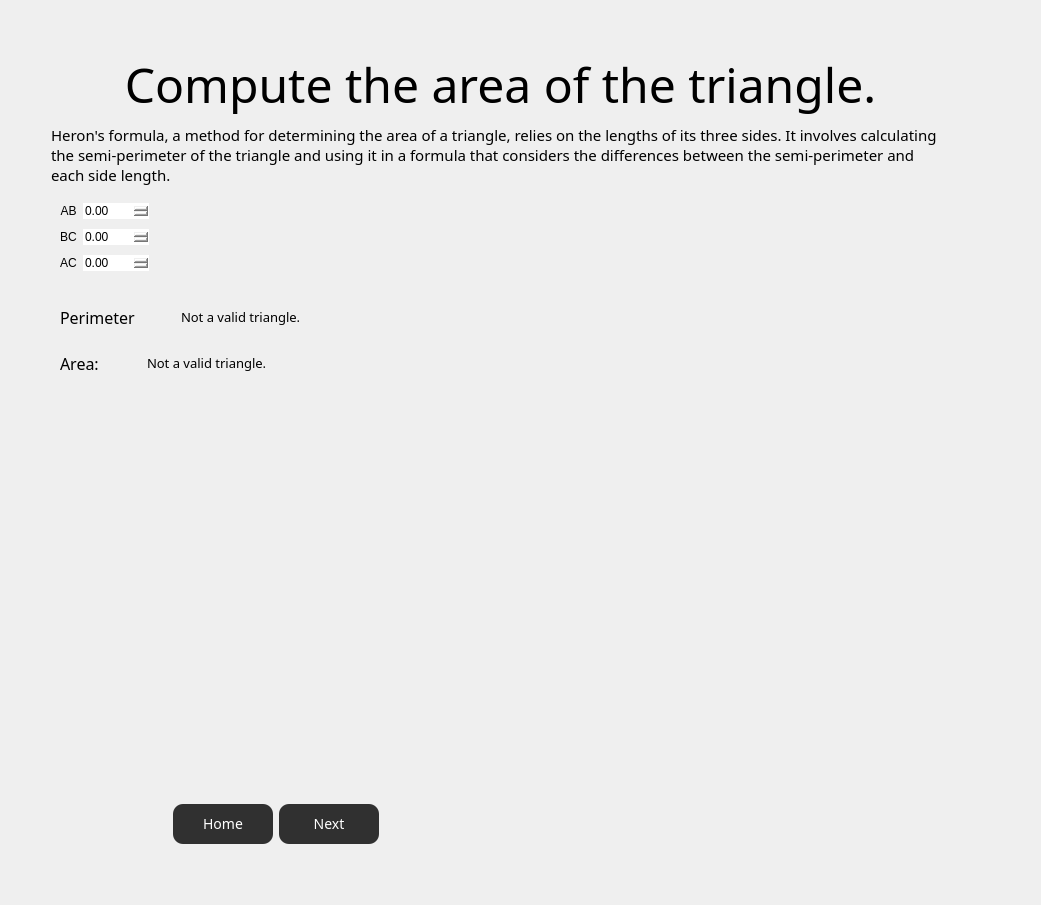
      <widget class="QWidget" name="triangle_page">
       <layout class="QGridLayout" name="gridLayout_6">
        <item row="2" column="0">
         <spacer name="horizontalSpacer_45">
          <property name="orientation">
           <enum>Qt::Horizontal</enum>
          </property>
          <property name="sizeHint" stdset="0">
           <size>
            <width>40</width>
            <height>20</height>
           </size>
          </property>
         </spacer>
        </item>
        <item row="1" column="1">
         <widget class="QLabel" name="label_11">
          <property name="font">
           <font>
            <family>Microsoft YaHei Light</family>
            <pointsize>36</pointsize>
           </font>
          </property>
          <property name="text">
           <string>Compute the area of the triangle.</string>
          </property>
          <property name="alignment">
           <set>Qt::AlignCenter</set>
          </property>
         </widget>
        </item>
        <item row="1" column="2">
         <spacer name="horizontalSpacer_47">
          <property name="orientation">
           <enum>Qt::Horizontal</enum>
          </property>
          <property name="sizeHint" stdset="0">
           <size>
            <width>40</width>
            <height>20</height>
           </size>
          </property>
         </spacer>
        </item>
        <item row="2" column="1">
         <widget class="QLabel" name="label_5">
          <property name="font">
           <font>
            <family>Microsoft YaHei Light</family>
            <pointsize>11</pointsize>
           </font>
          </property>
          <property name="contextMenuPolicy">
           <enum>Qt::NoContextMenu</enum>
          </property>
          <property name="text">
           <string>Heron's formula, a method for determining the area of a triangle, relies on the lengths of its three sides. It involves calculating the semi-perimeter of the triangle and using it in a formula that considers the differences between the semi-perimeter and each side length.</string>
          </property>
          <property name="wordWrap">
           <bool>true</bool>
          </property>
         </widget>
        </item>
        <item row="1" column="0">
         <spacer name="horizontalSpacer_16">
          <property name="orientation">
           <enum>Qt::Horizontal</enum>
          </property>
          <property name="sizeHint" stdset="0">
           <size>
            <width>40</width>
            <height>20</height>
           </size>
          </property>
         </spacer>
        </item>
        <item row="3" column="1">
         <widget class="QGroupBox" name="groupBox_2">
          <property name="styleSheet">
           <string notr="true">border:none;</string>
          </property>
          <property name="title">
           <string/>
          </property>
          <layout class="QGridLayout" name="gridLayout_7">
           <item row="0" column="3">
            <spacer name="horizontalSpacer_51">
             <property name="orientation">
              <enum>Qt::Horizontal</enum>
             </property>
             <property name="sizeHint" stdset="0">
              <size>
               <width>40</width>
               <height>20</height>
              </size>
             </property>
            </spacer>
           </item>
           <item row="1" column="0">
            <widget class="QLabel" name="label_14">
             <property name="text">
              <string>BC</string>
             </property>
             <property name="alignment">
              <set>Qt::AlignCenter</set>
             </property>
            </widget>
           </item>
           <item row="1" column="1">
            <widget class="QDoubleSpinBox" name="BC_input">
             <property name="styleSheet">
              <string notr="true">min-width: 50px;</string>
             </property>
            </widget>
           </item>
           <item row="2" column="7">
            <spacer name="horizontalSpacer_26">
             <property name="orientation">
              <enum>Qt::Horizontal</enum>
             </property>
             <property name="sizeHint" stdset="0">
              <size>
               <width>40</width>
               <height>20</height>
              </size>
             </property>
            </spacer>
           </item>
           <item row="2" column="4">
            <spacer name="horizontalSpacer_30">
             <property name="orientation">
              <enum>Qt::Horizontal</enum>
             </property>
             <property name="sizeHint" stdset="0">
              <size>
               <width>40</width>
               <height>20</height>
              </size>
             </property>
            </spacer>
           </item>
           <item row="0" column="7">
            <spacer name="horizontalSpacer_21">
             <property name="orientation">
              <enum>Qt::Horizontal</enum>
             </property>
             <property name="sizeHint" stdset="0">
              <size>
               <width>40</width>
               <height>20</height>
              </size>
             </property>
            </spacer>
           </item>
           <item row="2" column="2">
            <spacer name="horizontalSpacer_50">
             <property name="orientation">
              <enum>Qt::Horizontal</enum>
             </property>
             <property name="sizeHint" stdset="0">
              <size>
               <width>40</width>
               <height>20</height>
              </size>
             </property>
            </spacer>
           </item>
           <item row="1" column="2">
            <spacer name="horizontalSpacer_31">
             <property name="orientation">
              <enum>Qt::Horizontal</enum>
             </property>
             <property name="sizeHint" stdset="0">
              <size>
               <width>40</width>
               <height>20</height>
              </size>
             </property>
            </spacer>
           </item>
           <item row="0" column="6">
            <spacer name="horizontalSpacer_29">
             <property name="orientation">
              <enum>Qt::Horizontal</enum>
             </property>
             <property name="sizeHint" stdset="0">
              <size>
               <width>40</width>
               <height>20</height>
              </size>
             </property>
            </spacer>
           </item>
           <item row="1" column="7">
            <spacer name="horizontalSpacer_25">
             <property name="orientation">
              <enum>Qt::Horizontal</enum>
             </property>
             <property name="sizeHint" stdset="0">
              <size>
               <width>40</width>
               <height>20</height>
              </size>
             </property>
            </spacer>
           </item>
           <item row="1" column="6">
            <spacer name="horizontalSpacer_28">
             <property name="orientation">
              <enum>Qt::Horizontal</enum>
             </property>
             <property name="sizeHint" stdset="0">
              <size>
               <width>40</width>
               <height>20</height>
              </size>
             </property>
            </spacer>
           </item>
           <item row="2" column="1">
            <widget class="QDoubleSpinBox" name="AC_input">
             <property name="styleSheet">
              <string notr="true">min-width: 50px;</string>
             </property>
            </widget>
           </item>
           <item row="0" column="1">
            <widget class="QDoubleSpinBox" name="AB_input">
             <property name="styleSheet">
              <string notr="true">min-width: 50px;</string>
             </property>
            </widget>
           </item>
           <item row="0" column="4">
            <spacer name="horizontalSpacer_52">
             <property name="orientation">
              <enum>Qt::Horizontal</enum>
             </property>
             <property name="sizeHint" stdset="0">
              <size>
               <width>40</width>
               <height>20</height>
              </size>
             </property>
            </spacer>
           </item>
           <item row="1" column="4">
            <spacer name="horizontalSpacer_32">
             <property name="orientation">
              <enum>Qt::Horizontal</enum>
             </property>
             <property name="sizeHint" stdset="0">
              <size>
               <width>40</width>
               <height>20</height>
              </size>
             </property>
            </spacer>
           </item>
           <item row="0" column="2">
            <spacer name="horizontalSpacer_54">
             <property name="orientation">
              <enum>Qt::Horizontal</enum>
             </property>
             <property name="sizeHint" stdset="0">
              <size>
               <width>40</width>
               <height>20</height>
              </size>
             </property>
            </spacer>
           </item>
           <item row="2" column="0">
            <widget class="QLabel" name="label_15">
             <property name="text">
              <string>AC</string>
             </property>
             <property name="alignment">
              <set>Qt::AlignCenter</set>
             </property>
            </widget>
           </item>
           <item row="0" column="0">
            <widget class="QLabel" name="label_12">
             <property name="styleSheet">
              <string notr="true">max-width: 20px;</string>
             </property>
             <property name="text">
              <string>AB</string>
             </property>
             <property name="alignment">
              <set>Qt::AlignCenter</set>
             </property>
            </widget>
           </item>
           <item row="2" column="3">
            <spacer name="horizontalSpacer_49">
             <property name="orientation">
              <enum>Qt::Horizontal</enum>
             </property>
             <property name="sizeHint" stdset="0">
              <size>
               <width>40</width>
               <height>20</height>
              </size>
             </property>
            </spacer>
           </item>
           <item row="1" column="3">
            <spacer name="horizontalSpacer_53">
             <property name="orientation">
              <enum>Qt::Horizontal</enum>
             </property>
             <property name="sizeHint" stdset="0">
              <size>
               <width>40</width>
               <height>20</height>
              </size>
             </property>
            </spacer>
           </item>
           <item row="2" column="6">
            <spacer name="horizontalSpacer_27">
             <property name="orientation">
              <enum>Qt::Horizontal</enum>
             </property>
             <property name="sizeHint" stdset="0">
              <size>
               <width>40</width>
               <height>20</height>
              </size>
             </property>
            </spacer>
           </item>
          </layout>
         </widget>
        </item>
        <item row="9" column="1">
         <spacer name="verticalSpacer_18">
          <property name="orientation">
           <enum>Qt::Vertical</enum>
          </property>
          <property name="sizeHint" stdset="0">
           <size>
            <width>20</width>
            <height>40</height>
           </size>
          </property>
         </spacer>
        </item>
        <item row="5" column="0">
         <spacer name="horizontalSpacer_19">
          <property name="orientation">
           <enum>Qt::Horizontal</enum>
          </property>
          <property name="sizeHint" stdset="0">
           <size>
            <width>40</width>
            <height>20</height>
           </size>
          </property>
         </spacer>
        </item>
        <item row="0" column="1">
         <spacer name="verticalSpacer_17">
          <property name="orientation">
           <enum>Qt::Vertical</enum>
          </property>
          <property name="sizeHint" stdset="0">
           <size>
            <width>20</width>
            <height>40</height>
           </size>
          </property>
         </spacer>
        </item>
        <item row="5" column="3">
         <spacer name="horizontalSpacer_20">
          <property name="orientation">
           <enum>Qt::Horizontal</enum>
          </property>
          <property name="sizeHint" stdset="0">
           <size>
            <width>40</width>
            <height>20</height>
           </size>
          </property>
         </spacer>
        </item>
        <item row="2" column="3">
         <spacer name="horizontalSpacer_46">
          <property name="orientation">
           <enum>Qt::Horizontal</enum>
          </property>
          <property name="sizeHint" stdset="0">
           <size>
            <width>40</width>
            <height>20</height>
           </size>
          </property>
         </spacer>
        </item>
        <item row="4" column="1">
         <widget class="QGroupBox" name="groupBox_5">
          <property name="styleSheet">
           <string notr="true">border:none;
min-height: 40px;
max-height: 40px;</string>
          </property>
          <property name="title">
           <string/>
          </property>
          <layout class="QGridLayout" name="gridLayout_12">
           <item row="0" column="1">
            <spacer name="horizontalSpacer_88">
             <property name="orientation">
              <enum>Qt::Horizontal</enum>
             </property>
             <property name="sizeHint" stdset="0">
              <size>
               <width>40</width>
               <height>20</height>
              </size>
             </property>
            </spacer>
           </item>
           <item row="0" column="16">
            <spacer name="horizontalSpacer_89">
             <property name="orientation">
              <enum>Qt::Horizontal</enum>
             </property>
             <property name="sizeHint" stdset="0">
              <size>
               <width>40</width>
               <height>20</height>
              </size>
             </property>
            </spacer>
           </item>
           <item row="0" column="11">
            <spacer name="horizontalSpacer_90">
             <property name="orientation">
              <enum>Qt::Horizontal</enum>
             </property>
             <property name="sizeHint" stdset="0">
              <size>
               <width>40</width>
               <height>20</height>
              </size>
             </property>
            </spacer>
           </item>
           <item row="0" column="13">
            <spacer name="horizontalSpacer_91">
             <property name="orientation">
              <enum>Qt::Horizontal</enum>
             </property>
             <property name="sizeHint" stdset="0">
              <size>
               <width>40</width>
               <height>20</height>
              </size>
             </property>
            </spacer>
           </item>
           <item row="0" column="7">
            <spacer name="horizontalSpacer_92">
             <property name="orientation">
              <enum>Qt::Horizontal</enum>
             </property>
             <property name="sizeHint" stdset="0">
              <size>
               <width>40</width>
               <height>20</height>
              </size>
             </property>
            </spacer>
           </item>
           <item row="0" column="6">
            <spacer name="horizontalSpacer_93">
             <property name="orientation">
              <enum>Qt::Horizontal</enum>
             </property>
             <property name="sizeHint" stdset="0">
              <size>
               <width>40</width>
               <height>20</height>
              </size>
             </property>
            </spacer>
           </item>
           <item row="0" column="3">
            <spacer name="horizontalSpacer_94">
             <property name="orientation">
              <enum>Qt::Horizontal</enum>
             </property>
             <property name="sizeHint" stdset="0">
              <size>
               <width>40</width>
               <height>20</height>
              </size>
             </property>
            </spacer>
           </item>
           <item row="0" column="9">
            <spacer name="horizontalSpacer_95">
             <property name="orientation">
              <enum>Qt::Horizontal</enum>
             </property>
             <property name="sizeHint" stdset="0">
              <size>
               <width>40</width>
               <height>20</height>
              </size>
             </property>
            </spacer>
           </item>
           <item row="0" column="10">
            <spacer name="horizontalSpacer_96">
             <property name="orientation">
              <enum>Qt::Horizontal</enum>
             </property>
             <property name="sizeHint" stdset="0">
              <size>
               <width>40</width>
               <height>20</height>
              </size>
             </property>
            </spacer>
           </item>
           <item row="0" column="12">
            <spacer name="horizontalSpacer_97">
             <property name="orientation">
              <enum>Qt::Horizontal</enum>
             </property>
             <property name="sizeHint" stdset="0">
              <size>
               <width>40</width>
               <height>20</height>
              </size>
             </property>
            </spacer>
           </item>
           <item row="0" column="5">
            <spacer name="horizontalSpacer_98">
             <property name="orientation">
              <enum>Qt::Horizontal</enum>
             </property>
             <property name="sizeHint" stdset="0">
              <size>
               <width>40</width>
               <height>20</height>
              </size>
             </property>
            </spacer>
           </item>
           <item row="0" column="0">
            <widget class="QLabel" name="label_22">
             <property name="font">
              <font>
               <family>Microsoft JhengHei Light</family>
               <pointsize>12</pointsize>
              </font>
             </property>
             <property name="text">
              <string>Perimeter</string>
             </property>
            </widget>
           </item>
           <item row="0" column="14">
            <spacer name="horizontalSpacer_99">
             <property name="orientation">
              <enum>Qt::Horizontal</enum>
             </property>
             <property name="sizeHint" stdset="0">
              <size>
               <width>40</width>
               <height>20</height>
              </size>
             </property>
            </spacer>
           </item>
           <item row="0" column="4">
            <spacer name="horizontalSpacer_100">
             <property name="orientation">
              <enum>Qt::Horizontal</enum>
             </property>
             <property name="sizeHint" stdset="0">
              <size>
               <width>40</width>
               <height>20</height>
              </size>
             </property>
            </spacer>
           </item>
           <item row="0" column="15">
            <spacer name="horizontalSpacer_101">
             <property name="orientation">
              <enum>Qt::Horizontal</enum>
             </property>
             <property name="sizeHint" stdset="0">
              <size>
               <width>40</width>
               <height>20</height>
              </size>
             </property>
            </spacer>
           </item>
           <item row="0" column="8">
            <spacer name="horizontalSpacer_102">
             <property name="orientation">
              <enum>Qt::Horizontal</enum>
             </property>
             <property name="sizeHint" stdset="0">
              <size>
               <width>40</width>
               <height>20</height>
              </size>
             </property>
            </spacer>
           </item>
           <item row="0" column="2">
            <widget class="QLabel" name="triangle_perimeter_output">
             <property name="font">
              <font>
               <family>Microsoft JhengHei Light</family>
               <pointsize>10</pointsize>
              </font>
             </property>
             <property name="styleSheet">
              <string notr="true">min-width: 200px;</string>
             </property>
             <property name="text">
              <string>Not a valid triangle.</string>
             </property>
             <property name="scaledContents">
              <bool>false</bool>
             </property>
             <property name="wordWrap">
              <bool>true</bool>
             </property>
            </widget>
           </item>
          </layout>
         </widget>
        </item>
        <item row="2" column="2">
         <spacer name="horizontalSpacer_48">
          <property name="orientation">
           <enum>Qt::Horizontal</enum>
          </property>
          <property name="sizeHint" stdset="0">
           <size>
            <width>40</width>
            <height>20</height>
           </size>
          </property>
         </spacer>
        </item>
        <item row="5" column="1">
         <widget class="QGroupBox" name="groupBox_4">
          <property name="styleSheet">
           <string notr="true">border:none;
min-height:40px;</string>
          </property>
          <property name="title">
           <string/>
          </property>
          <layout class="QGridLayout" name="gridLayout_10">
           <item row="0" column="1">
            <spacer name="horizontalSpacer_68">
             <property name="orientation">
              <enum>Qt::Horizontal</enum>
             </property>
             <property name="sizeHint" stdset="0">
              <size>
               <width>40</width>
               <height>20</height>
              </size>
             </property>
            </spacer>
           </item>
           <item row="0" column="16">
            <spacer name="horizontalSpacer_58">
             <property name="orientation">
              <enum>Qt::Horizontal</enum>
             </property>
             <property name="sizeHint" stdset="0">
              <size>
               <width>40</width>
               <height>20</height>
              </size>
             </property>
            </spacer>
           </item>
           <item row="0" column="11">
            <spacer name="horizontalSpacer_64">
             <property name="orientation">
              <enum>Qt::Horizontal</enum>
             </property>
             <property name="sizeHint" stdset="0">
              <size>
               <width>40</width>
               <height>20</height>
              </size>
             </property>
            </spacer>
           </item>
           <item row="0" column="13">
            <spacer name="horizontalSpacer_62">
             <property name="orientation">
              <enum>Qt::Horizontal</enum>
             </property>
             <property name="sizeHint" stdset="0">
              <size>
               <width>40</width>
               <height>20</height>
              </size>
             </property>
            </spacer>
           </item>
           <item row="0" column="7">
            <spacer name="horizontalSpacer_69">
             <property name="orientation">
              <enum>Qt::Horizontal</enum>
             </property>
             <property name="sizeHint" stdset="0">
              <size>
               <width>40</width>
               <height>20</height>
              </size>
             </property>
            </spacer>
           </item>
           <item row="0" column="6">
            <spacer name="horizontalSpacer_71">
             <property name="orientation">
              <enum>Qt::Horizontal</enum>
             </property>
             <property name="sizeHint" stdset="0">
              <size>
               <width>40</width>
               <height>20</height>
              </size>
             </property>
            </spacer>
           </item>
           <item row="0" column="3">
            <spacer name="horizontalSpacer_74">
             <property name="orientation">
              <enum>Qt::Horizontal</enum>
             </property>
             <property name="sizeHint" stdset="0">
              <size>
               <width>40</width>
               <height>20</height>
              </size>
             </property>
            </spacer>
           </item>
           <item row="0" column="9">
            <spacer name="horizontalSpacer_66">
             <property name="orientation">
              <enum>Qt::Horizontal</enum>
             </property>
             <property name="sizeHint" stdset="0">
              <size>
               <width>40</width>
               <height>20</height>
              </size>
             </property>
            </spacer>
           </item>
           <item row="0" column="10">
            <spacer name="horizontalSpacer_65">
             <property name="orientation">
              <enum>Qt::Horizontal</enum>
             </property>
             <property name="sizeHint" stdset="0">
              <size>
               <width>40</width>
               <height>20</height>
              </size>
             </property>
            </spacer>
           </item>
           <item row="0" column="12">
            <spacer name="horizontalSpacer_63">
             <property name="orientation">
              <enum>Qt::Horizontal</enum>
             </property>
             <property name="sizeHint" stdset="0">
              <size>
               <width>40</width>
               <height>20</height>
              </size>
             </property>
            </spacer>
           </item>
           <item row="0" column="5">
            <spacer name="horizontalSpacer_72">
             <property name="orientation">
              <enum>Qt::Horizontal</enum>
             </property>
             <property name="sizeHint" stdset="0">
              <size>
               <width>40</width>
               <height>20</height>
              </size>
             </property>
            </spacer>
           </item>
           <item row="0" column="0">
            <widget class="QLabel" name="label_20">
             <property name="font">
              <font>
               <family>Microsoft JhengHei Light</family>
               <pointsize>12</pointsize>
              </font>
             </property>
             <property name="text">
              <string>Area:</string>
             </property>
            </widget>
           </item>
           <item row="0" column="14">
            <spacer name="horizontalSpacer_61">
             <property name="orientation">
              <enum>Qt::Horizontal</enum>
             </property>
             <property name="sizeHint" stdset="0">
              <size>
               <width>40</width>
               <height>20</height>
              </size>
             </property>
            </spacer>
           </item>
           <item row="0" column="4">
            <spacer name="horizontalSpacer_77">
             <property name="orientation">
              <enum>Qt::Horizontal</enum>
             </property>
             <property name="sizeHint" stdset="0">
              <size>
               <width>40</width>
               <height>20</height>
              </size>
             </property>
            </spacer>
           </item>
           <item row="0" column="15">
            <spacer name="horizontalSpacer_60">
             <property name="orientation">
              <enum>Qt::Horizontal</enum>
             </property>
             <property name="sizeHint" stdset="0">
              <size>
               <width>40</width>
               <height>20</height>
              </size>
             </property>
            </spacer>
           </item>
           <item row="0" column="8">
            <spacer name="horizontalSpacer_67">
             <property name="orientation">
              <enum>Qt::Horizontal</enum>
             </property>
             <property name="sizeHint" stdset="0">
              <size>
               <width>40</width>
               <height>20</height>
              </size>
             </property>
            </spacer>
           </item>
           <item row="0" column="2">
            <widget class="QLabel" name="triangle_area_output">
             <property name="font">
              <font>
               <family>Microsoft JhengHei Light</family>
               <pointsize>10</pointsize>
              </font>
             </property>
             <property name="styleSheet">
              <string notr="true">min-width: 200px;</string>
             </property>
             <property name="text">
              <string>Not a valid triangle.</string>
             </property>
             <property name="scaledContents">
              <bool>true</bool>
             </property>
             <property name="wordWrap">
              <bool>true</bool>
             </property>
            </widget>
           </item>
          </layout>
         </widget>
        </item>
        <item row="7" column="1">
         <spacer name="verticalSpacer_24">
          <property name="orientation">
           <enum>Qt::Vertical</enum>
          </property>
          <property name="sizeHint" stdset="0">
           <size>
            <width>20</width>
            <height>40</height>
           </size>
          </property>
         </spacer>
        </item>
        <item row="1" column="3">
         <spacer name="horizontalSpacer_18">
          <property name="orientation">
           <enum>Qt::Horizontal</enum>
          </property>
          <property name="sizeHint" stdset="0">
           <size>
            <width>40</width>
            <height>20</height>
           </size>
          </property>
         </spacer>
        </item>
        <item row="8" column="1">
         <widget class="QGroupBox" name="groupBox_3">
          <property name="styleSheet">
           <string notr="true">min-height: 60px;
border:none;</string>
          </property>
          <property name="title">
           <string/>
          </property>
          <layout class="QGridLayout" name="gridLayout_9">
           <item row="0" column="3">
            <spacer name="horizontalSpacer_23">
             <property name="orientation">
              <enum>Qt::Horizontal</enum>
             </property>
             <property name="sizeHint" stdset="0">
              <size>
               <width>40</width>
               <height>20</height>
              </size>
             </property>
            </spacer>
           </item>
           <item row="0" column="6">
            <spacer name="horizontalSpacer_55">
             <property name="orientation">
              <enum>Qt::Horizontal</enum>
             </property>
             <property name="sizeHint" stdset="0">
              <size>
               <width>40</width>
               <height>20</height>
              </size>
             </property>
            </spacer>
           </item>
           <item row="0" column="5">
            <spacer name="horizontalSpacer_56">
             <property name="orientation">
              <enum>Qt::Horizontal</enum>
             </property>
             <property name="sizeHint" stdset="0">
              <size>
               <width>40</width>
               <height>20</height>
              </size>
             </property>
            </spacer>
           </item>
           <item row="0" column="7">
            <spacer name="horizontalSpacer_22">
             <property name="orientation">
              <enum>Qt::Horizontal</enum>
             </property>
             <property name="sizeHint" stdset="0">
              <size>
               <width>40</width>
               <height>20</height>
              </size>
             </property>
            </spacer>
           </item>
           <item row="0" column="1">
            <widget class="QPushButton" name="home_button_triangle_page">
             <property name="font">
              <font>
               <family>Microsoft YaHei Light</family>
               <pointsize>-1</pointsize>
              </font>
             </property>
             <property name="cursor">
              <cursorShape>PointingHandCursor</cursorShape>
             </property>
             <property name="styleSheet">
              <string notr="true">background-color: #303030;
color: white;
max-width: 120px;
min-width: 100px;
min-height: 40px;
max-height: 40px;
border-radius: 10px;
font-size: 14px;</string>
             </property>
             <property name="text">
              <string>Home</string>
             </property>
            </widget>
           </item>
           <item row="0" column="0">
            <spacer name="horizontalSpacer_24">
             <property name="orientation">
              <enum>Qt::Horizontal</enum>
             </property>
             <property name="sizeHint" stdset="0">
              <size>
               <width>40</width>
               <height>20</height>
              </size>
             </property>
            </spacer>
           </item>
           <item row="0" column="2">
            <widget class="QPushButton" name="next_button_triangle_page">
             <property name="font">
              <font>
               <family>Microsoft YaHei Light</family>
               <pointsize>-1</pointsize>
              </font>
             </property>
             <property name="cursor">
              <cursorShape>PointingHandCursor</cursorShape>
             </property>
             <property name="styleSheet">
              <string notr="true">background-color: #303030;
color: white;
max-width: 120px;
min-width: 100px;
min-height: 40px;
max-height: 40px;
border-radius: 10px;
font-size: 14px;</string>
             </property>
             <property name="text">
              <string>Next</string>
             </property>
            </widget>
           </item>
           <item row="0" column="4">
            <spacer name="horizontalSpacer_57">
             <property name="orientation">
              <enum>Qt::Horizontal</enum>
             </property>
             <property name="sizeHint" stdset="0">
              <size>
               <width>40</width>
               <height>20</height>
              </size>
             </property>
            </spacer>
           </item>
          </layout>
         </widget>
        </item>
        <item row="6" column="1">
         <widget class="QLabel" name="label_16">
          <property name="styleSheet">
           <string notr="true">max-width: 500px;
min-height: 350px</string>
          </property>
          <property name="text">
           <string/>
          </property>
          <property name="pixmap">
           <pixmap>../images/triangle.png</pixmap>
          </property>
         </widget>
        </item>
       </layout>
      </widget>
